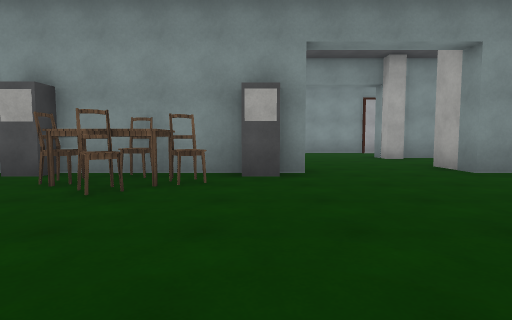
View 1 (above)

19 first-person views from a walk through a 3-D level made in the Unity game engine. The camera is 1.2 m above the floor, tilts 4° down and sees 80° across. The floor is counted in squares, 2 m on a side. Each view is taken from the middle of a square. On the plan, view 1 faces up. The plan holds only what a view shows up to about 9 squares ahead; the rest is blank. The place goes on beyond the plan. The player character is not drawn. Door leaves are left out, so doorways stand open. Some surface patterns are stand-ins.

View 2
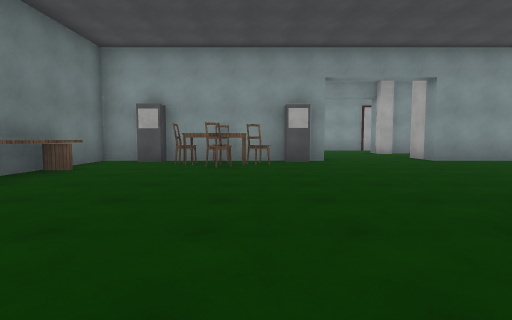

View 3
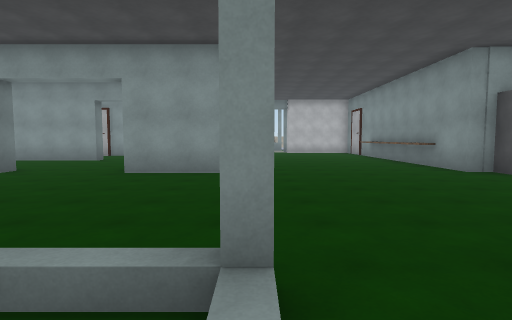

View 4
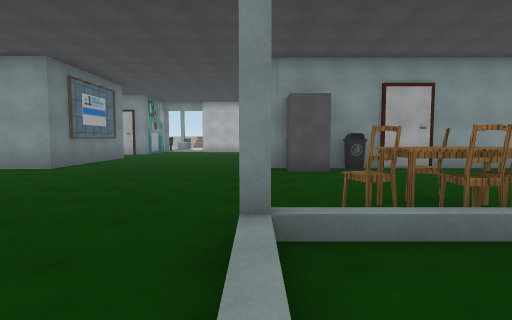

View 5
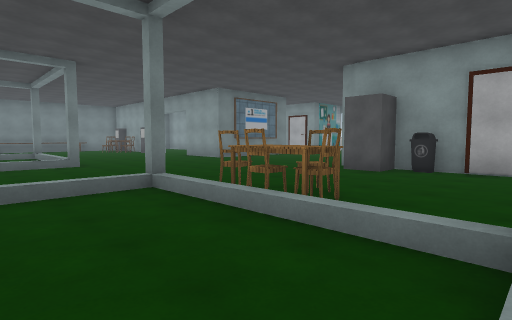

View 6
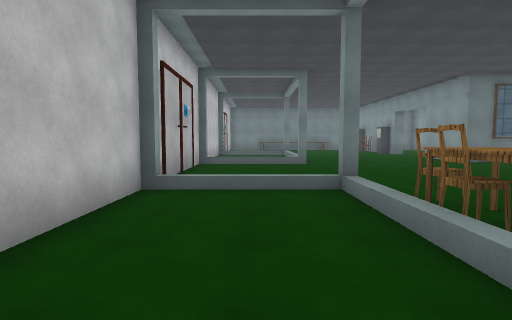

View 7
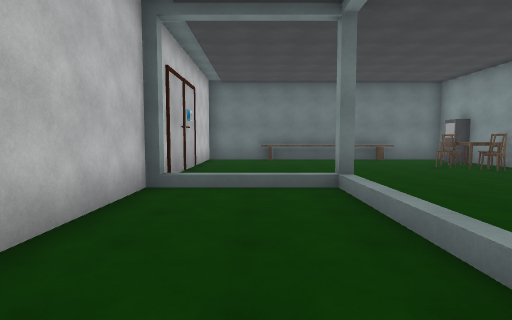

View 8
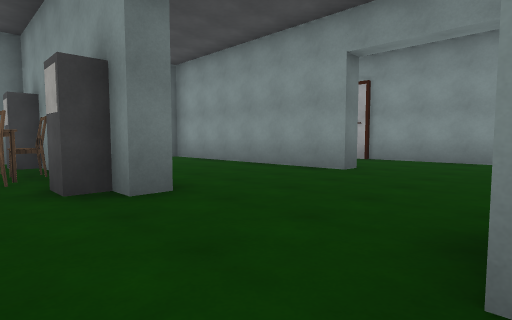

View 9
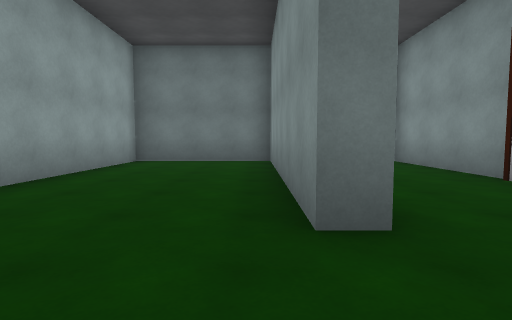

View 10
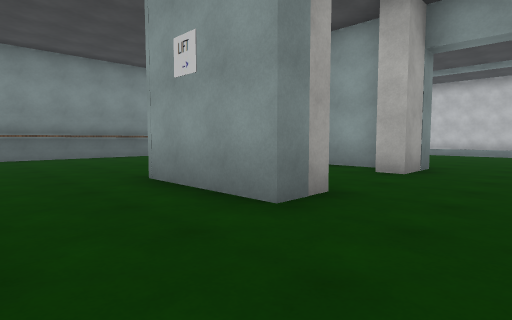

View 11
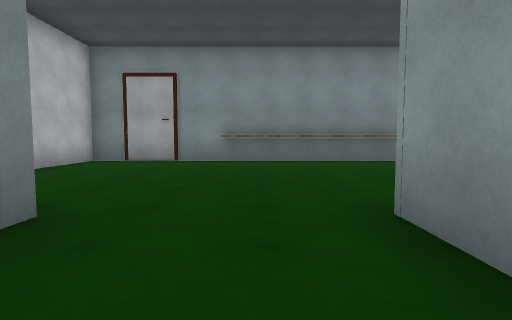

View 12
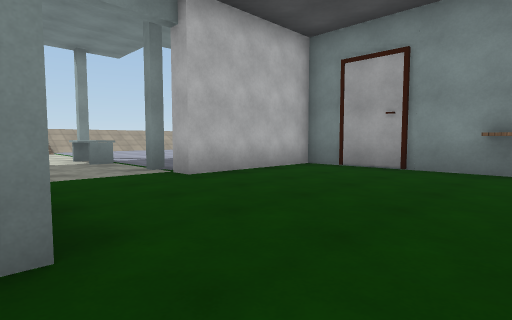

View 13
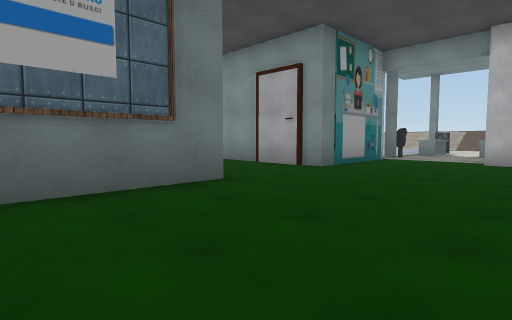

View 14
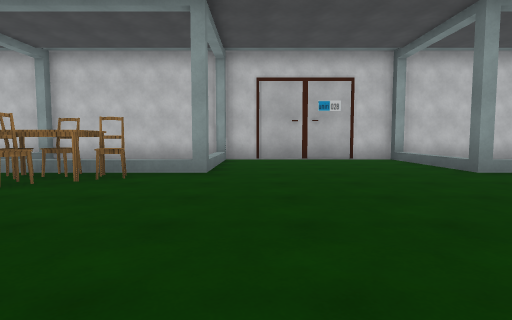

View 15
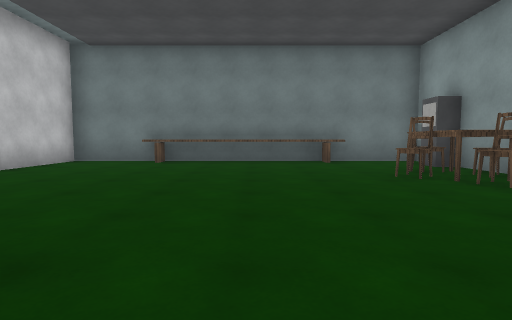

View 16
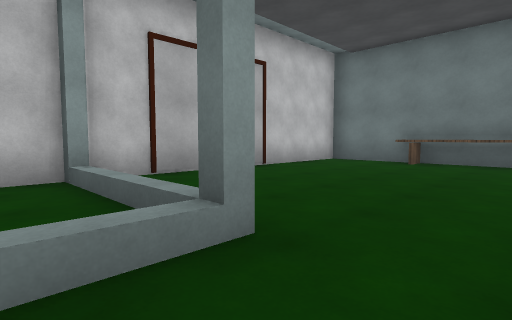

View 17
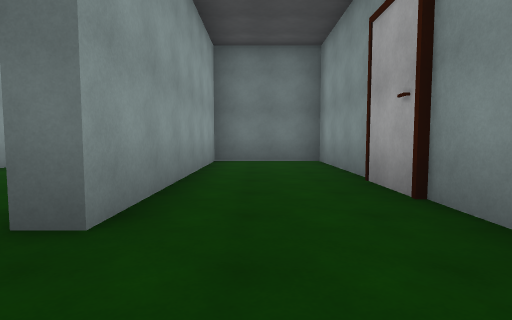

View 18
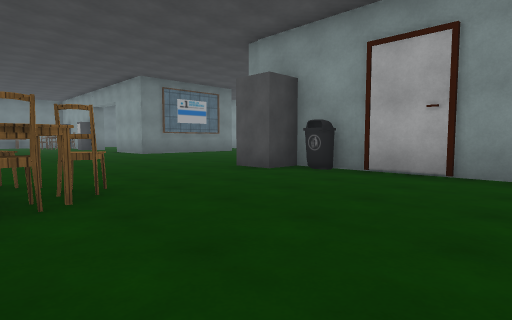

View 19
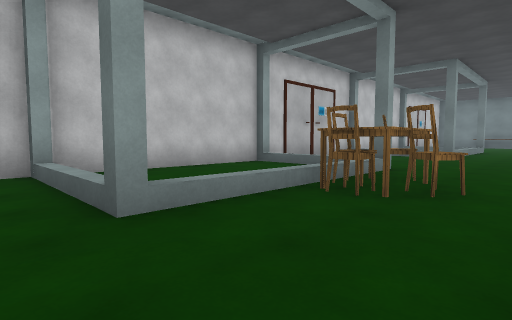

### Floor plan
Points are (right, up) in squares from view 1. A wall is a line through its corners. A room is listed if a view was taken in it or the views show most of it. See-through windows are left out.
Room 1 (views 1, 2, 3, 4, 5, 6, 7, 8, 9, 10, 11, 12, 13, 14, 15, 16, 17, 18, 19)
walls: (4.6, 5.8) (5.9, 5.8); (4.4, 9) (3.8, 9) (3.8, 9.9) (6.4, 9.9) (6.4, 5.3) (3.8, 5.3) (3.8, 6.6) (4.4, 6.6); (0.9, 5.9) (0.9, 5.3) (-1.5, 5.3); (1.6, -0.4) (2.5, -0.4); (12.2, 6.9) (11.7, 6.9) (11.7, 11.9); (12.2, -0.6) (11.8, -0.6); (11.7, -1.5) (11.7, -0.4); (7, -3.9) (11.9, -3.9); (-2.4, 5.3) (-5.1, 5.3) (-5.1, -3.9) (1.6, -3.9); (1.9, -3.9) (6.8, -3.9); (12, -3.9) (16.9, -3.9); (-4.5, 3.2) (-4.5, -1.9); (16.9, 5.3) (15.5, 5.3); (6.4, 16) (6.4, 12.7) (-5.1, 12.7) (-5.1, 9.9) (1, 9.9) (1, 9.4) (-4.9, 9.4); (-5.1, 9.5) (-5.1, 5.8) (-0.8, 5.8); (18.5, 5.5) (12.2, 5.5) (12.2, 15.4) (8.8, 15.4) (8.8, 16); (17.1, -3.9) (18.5, -3.9)
ways out: opening at (8, 16); open door at (1, 9); open door at (1.5, 5); open door at (3, 10); open door at (3.5, 6); open door at (7, 16); open door at (9, 15)
objects: other object (-4, 5); other object (-3, 4); other object (-2, 4); other object (-2, 5); other object (-1, 4); other object (0, 5); other object (13, 0); other object (13, 5); other object (14, 0); other object (14, 1); other object (15, 0); other object (15, 5)

Where each view was taken, in squares from view 1:
view 1: 0 up, 0 right, facing up
view 2: 3 down, 1 left, facing up
view 3: 2 down, 7 right, facing up
view 4: 3 down, 12 right, facing up
view 5: 3 down, 17 right, facing up-left
view 6: 2 down, 17 right, facing left
view 7: 2 down, 7 right, facing left
view 8: 4 up, 4 right, facing up-left
view 9: 9 up, 3 right, facing left
view 10: 12 up, 2 right, facing down-right
view 11: 11 up, 4 right, facing right
view 12: 11 up, 6 right, facing up-right
view 13: 7 up, 10 right, facing up-left
view 14: 5 up, 11 right, facing down
view 15: 1 up, 3 right, facing left
view 16: 1 up, 3 right, facing down-left
view 17: 11 up, 3 right, facing left
view 18: 0 up, 18 right, facing up-left
view 19: 2 up, 18 right, facing down-left
